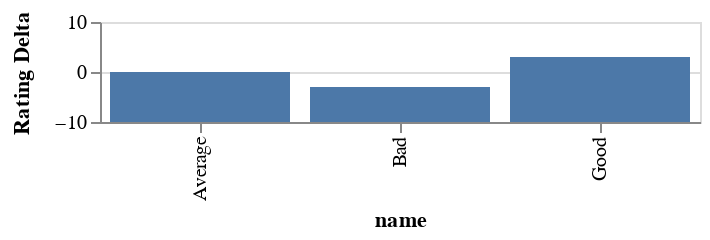

This figure's Vega-Lite source:
### Vega specification from a JSON file in a GitHub repository (floating-point values rounded to 4 significant figures)
{"$schema": "https://vega.github.io/schema/vega/v3.0.json", "description": "Bar graph showing how each film differs from the average rating for that year", "autosize": "pad", "padding": 5, "width": 300, "height": 50, "style": "cell", "data": [{"name": "source_0", "values": [{"name": "Good", "Rating": 9, "Year": 2016}, {"name": "Bad", "Rating": 3, "Year": 2016}, {"name": "Average", "Rating": 5, "Year": 2015}]}, {"name": "data_0", "source": "source_0", "transform": [{"type": "window", "params": [null], "as": ["AverageYearRating"], "ops": ["mean"], "fields": ["Rating"], "frame": [null, null], "groupby": ["Year"]}, {"type": "formula", "expr": "datum.Rating - datum.AverageYearRating", "as": "RatingDelta"}, {"type": "filter", "expr": "datum[\"RatingDelta\"] !== null && !isNaN(datum[\"RatingDelta\"])"}]}], "marks": [{"name": "layer_0_marks", "type": "rect", "clip": true, "style": ["bar"], "from": {"data": "data_0"}, "encode": {"update": {"fill": {"value": "#4c78a8"}, "x": {"scale": "x", "field": "name"}, "width": {"scale": "x", "band": true}, "y": {"scale": "y", "field": "RatingDelta"}, "y2": {"field": {"group": "height"}}}}}], "scales": [{"name": "x", "type": "band", "domain": {"data": "data_0", "field": "name", "sort": true}, "range": [0, {"signal": "width"}], "paddingInner": 0.1, "paddingOuter": 0.05}, {"name": "y", "type": "linear", "domain": [-10, 10], "range": [{"signal": "height"}, 0], "nice": true, "zero": false}], "axes": [{"scale": "x", "orient": "bottom", "labelOverlap": true, "title": "name", "zindex": 1, "encode": {"labels": {"update": {"angle": {"value": 270}, "align": {"value": "right"}, "baseline": {"value": "middle"}}}}}, {"title": "Rating Delta", "scale": "y", "orient": "left", "labelOverlap": true, "tickCount": {"signal": "ceil(height/40)"}, "zindex": 1}, {"scale": "y", "orient": "left", "domain": false, "grid": true, "labels": false, "maxExtent": 0, "minExtent": 0, "tickCount": {"signal": "ceil(height/40)"}, "ticks": false, "zindex": 0, "gridScale": "x"}], "config": {"axisY": {"minExtent": 30}}}
